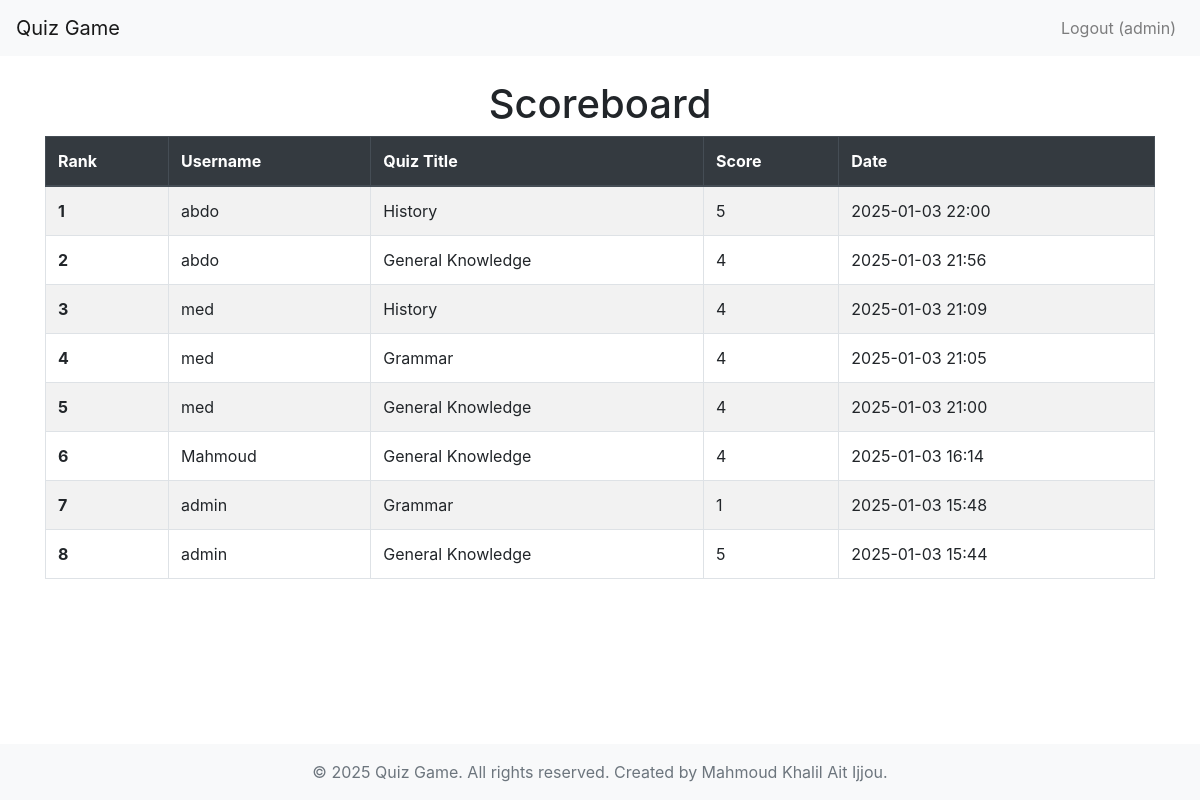
Screenshot of /scoreboard/ (signed in) with the database file from the repository.
### quiz/models.py (models this page shows, shortened)
class Score(models.Model):
    quiz = models.ForeignKey(Quiz, on_delete=models.CASCADE)
    user = models.ForeignKey(User, on_delete=models.CASCADE)
    score = models.IntegerField()
    date = models.DateTimeField(auto_now_add=True)

class Quiz(models.Model):
    title = models.CharField(max_length=200)
    description = models.TextField()

### quiz/views.py (the view)
# urls.py: path('scoreboard/', views.scoreboard, name='scoreboard'),
@login_required
def scoreboard(request):
    scores = Score.objects.order_by('-date')[:10]
    return render(request, 'scoreboard.html', {'scores': scores})

### templates/scoreboard.html
{% extends 'base.html' %}
{% block content %}
<h1 class="text-center">Scoreboard</h1>
<div class="table-responsive">
    <table class="table table-striped table-bordered">
        <thead class="thead-dark">
            <tr>
                <th scope="col">Rank</th>
                <th scope="col">Username</th>
                <th scope="col">Quiz Title</th>
                <th scope="col">Score</th>
                <th scope="col">Date</th>
            </tr>
        </thead>
        <tbody>
            {% for score in scores %}
                <tr>
                    <th scope="row">{{ forloop.counter }}</th>
                    <td>{{ score.user.username }}</td>
                    <td>{{ score.quiz.title }}</td>
                    <td>{{ score.score }}</td>
                    <td>{{ score.date|date:"Y-m-d H:i" }}</td>
                </tr>
            {% endfor %}
        </tbody>
    </table>
</div>
{% endblock %}

### templates/base.html (shortened to what this page needs)
<!DOCTYPE html>
<html>
<head>
    <link rel="stylesheet" href="https://stackpath.bootstrapcdn.com/bootstrap/4.3.1/css/bootstrap.min.css">
</head>
<body>
    <nav class="navbar navbar-expand-lg navbar-light bg-light">
        <a class="navbar-brand" href="{% url 'home' %}">Quiz Game</a>
        <div class="collapse navbar-collapse">
            <ul class="navbar-nav ml-auto">
                {% if user.is_authenticated %}
                    <li class="nav-item">
                        <a class="nav-link" href="{% url 'logout' %}">Logout ({{ user.username }})</a>
                    </li>
                {% endif %}
            </ul>
        </div>
    </nav>
    <div class="container mt-4">
        {% block content %}{% endblock %}
    </div>
    <footer class="footer mt-auto py-3 bg-light">
        <div class="container text-center">
            <span class="text-muted">&copy; 2025 Quiz Game. All rights reserved. Created by Mahmoud Khalil Ait Ijjou.</span>
        </div>
    </footer>
</body>
</html>

### templates/base.html (style rules this page uses)
html, body { height: 100%; }
body { display: flex; flex-direction: column; }
.container { flex: 1; }

### rows the page displays
Score: user.username "abdo", quiz "History", score "5", date "2025-01-03 22:00"
Score: user.username "abdo", quiz "General Knowledge", score "4", date "2025-01-03 21:56"
Score: user.username "med", quiz "History", score "4", date "2025-01-03 21:09"
Score: user.username "med", quiz "Grammar", score "4", date "2025-01-03 21:05"
Score: user.username "med", quiz "General Knowledge", score "4", date "2025-01-03 21:00"
Score: user.username "Mahmoud", quiz "General Knowledge", score "4", date "2025-01-03 16:14"
Score: user.username "admin", quiz "Grammar", score "1", date "2025-01-03 15:48"
Score: user.username "admin", quiz "General Knowledge", score "5", date "2025-01-03 15:44"

### other values shown
{{ user.username }} "admin"
